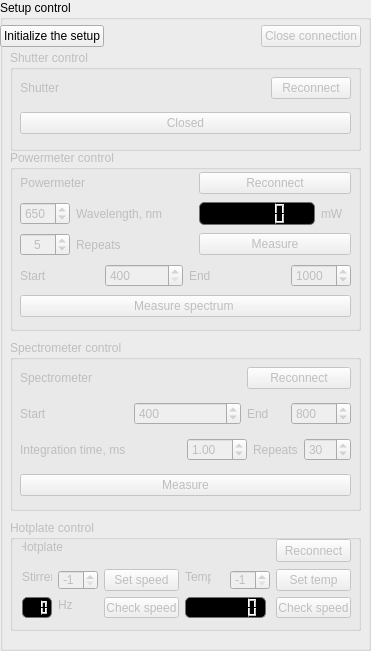
   <widget class="QGroupBox" name="groupBox_5">
    <property name="geometry">
     <rect>
      <x>390</x>
      <y>10</y>
      <width>371</width>
      <height>651</height>
     </rect>
    </property>
    <property name="title">
     <string>Setup control</string>
    </property>
    <widget class="QGroupBox" name="spectr_group">
     <property name="enabled">
      <bool>false</bool>
     </property>
     <property name="geometry">
      <rect>
       <x>10</x>
       <y>340</y>
       <width>351</width>
       <height>171</height>
      </rect>
     </property>
     <property name="title">
      <string>Spectrometer control</string>
     </property>
     <widget class="QWidget" name="layoutWidget">
      <property name="geometry">
       <rect>
        <x>10</x>
        <y>20</y>
        <width>331</width>
        <height>144</height>
       </rect>
      </property>
      <layout class="QGridLayout" name="gridLayout_5">
       <item row="0" column="0">
        <layout class="QHBoxLayout" name="horizontalLayout_5">
         <item>
          <widget class="QLabel" name="label_2">
           <property name="text">
            <string>Spectrometer</string>
           </property>
           <property name="alignment">
            <set>Qt::AlignRight|Qt::AlignTrailing|Qt::AlignVCenter</set>
           </property>
          </widget>
         </item>
         <item>
          <widget class="QLabel" name="spectr_LED">
           <property name="maximumSize">
            <size>
             <width>20</width>
             <height>20</height>
            </size>
           </property>
           <property name="text">
            <string/>
           </property>
           <property name="pixmap">
            <pixmap>icons/led_grey.png</pixmap>
           </property>
           <property name="scaledContents">
            <bool>true</bool>
           </property>
          </widget>
         </item>
         <item>
          <spacer name="horizontalSpacer_6">
           <property name="orientation">
            <enum>Qt::Horizontal</enum>
           </property>
           <property name="sizeHint" stdset="0">
            <size>
             <width>40</width>
             <height>20</height>
            </size>
           </property>
          </spacer>
         </item>
        </layout>
       </item>
       <item row="1" column="0">
        <layout class="QHBoxLayout" name="horizontalLayout_7">
         <item>
          <widget class="QLabel" name="label_4">
           <property name="text">
            <string>Start</string>
           </property>
          </widget>
         </item>
         <item>
          <widget class="QSpinBox" name="spectr_st_wl">
           <property name="minimumSize">
            <size>
             <width>60</width>
             <height>0</height>
            </size>
           </property>
           <property name="minimum">
            <number>200</number>
           </property>
           <property name="maximum">
            <number>1000</number>
           </property>
           <property name="value">
            <number>400</number>
           </property>
          </widget>
         </item>
        </layout>
       </item>
       <item row="1" column="1" colspan="2">
        <layout class="QHBoxLayout" name="horizontalLayout_6">
         <item>
          <widget class="QLabel" name="label_6">
           <property name="text">
            <string>End</string>
           </property>
          </widget>
         </item>
         <item>
          <widget class="QSpinBox" name="spectr_end_wl">
           <property name="minimumSize">
            <size>
             <width>60</width>
             <height>0</height>
            </size>
           </property>
           <property name="maximumSize">
            <size>
             <width>60</width>
             <height>16777215</height>
            </size>
           </property>
           <property name="minimum">
            <number>200</number>
           </property>
           <property name="maximum">
            <number>1100</number>
           </property>
           <property name="value">
            <number>800</number>
           </property>
          </widget>
         </item>
        </layout>
       </item>
       <item row="2" column="0" colspan="2">
        <layout class="QHBoxLayout" name="horizontalLayout_8">
         <item>
          <widget class="QLabel" name="label_8">
           <property name="text">
            <string>Integration time, ms</string>
           </property>
          </widget>
         </item>
         <item>
          <widget class="QDoubleSpinBox" name="spectr_intT">
           <property name="maximumSize">
            <size>
             <width>60</width>
             <height>16777215</height>
            </size>
           </property>
           <property name="decimals">
            <number>2</number>
           </property>
           <property name="minimum">
            <double>0.010000000000000</double>
           </property>
           <property name="maximum">
            <double>6000.000000000000000</double>
           </property>
           <property name="singleStep">
            <double>0.100000000000000</double>
           </property>
           <property name="value">
            <double>1.000000000000000</double>
           </property>
          </widget>
         </item>
        </layout>
       </item>
       <item row="2" column="2">
        <layout class="QHBoxLayout" name="horizontalLayout_9">
         <item>
          <widget class="QLabel" name="label_9">
           <property name="text">
            <string>Repeats</string>
           </property>
          </widget>
         </item>
         <item>
          <widget class="QSpinBox" name="spectr_repeats">
           <property name="minimum">
            <number>1</number>
           </property>
           <property name="maximum">
            <number>100</number>
           </property>
           <property name="value">
            <number>30</number>
           </property>
          </widget>
         </item>
        </layout>
       </item>
       <item row="3" column="0" colspan="3">
        <widget class="QPushButton" name="spectr_measure_B">
         <property name="minimumSize">
          <size>
           <width>30</width>
           <height>0</height>
          </size>
         </property>
         <property name="maximumSize">
          <size>
           <width>16777215</width>
           <height>16777215</height>
          </size>
         </property>
         <property name="text">
          <string>Measure</string>
         </property>
        </widget>
       </item>
       <item row="0" column="1" colspan="2">
        <widget class="QPushButton" name="spectr_connect_B">
         <property name="enabled">
          <bool>false</bool>
         </property>
         <property name="minimumSize">
          <size>
           <width>0</width>
           <height>0</height>
          </size>
         </property>
         <property name="text">
          <string>Reconnect</string>
         </property>
        </widget>
       </item>
      </layout>
     </widget>
    </widget>
    <widget class="QGroupBox" name="power_group">
     <property name="enabled">
      <bool>false</bool>
     </property>
     <property name="geometry">
      <rect>
       <x>10</x>
       <y>150</y>
       <width>351</width>
       <height>181</height>
      </rect>
     </property>
     <property name="styleSheet">
      <string notr="true"/>
     </property>
     <property name="title">
      <string>Powermeter control</string>
     </property>
     <widget class="QWidget" name="layoutWidget">
      <property name="geometry">
       <rect>
        <x>10</x>
        <y>20</y>
        <width>331</width>
        <height>151</height>
       </rect>
      </property>
      <layout class="QGridLayout" name="gridLayout_4">
       <item row="0" column="0" colspan="2">
        <layout class="QHBoxLayout" name="horizontalLayout_4">
         <item>
          <widget class="QLabel" name="label_7">
           <property name="text">
            <string>Powermeter</string>
           </property>
           <property name="alignment">
            <set>Qt::AlignRight|Qt::AlignTrailing|Qt::AlignVCenter</set>
           </property>
          </widget>
         </item>
         <item>
          <widget class="QLabel" name="power_LED">
           <property name="maximumSize">
            <size>
             <width>20</width>
             <height>20</height>
            </size>
           </property>
           <property name="text">
            <string/>
           </property>
           <property name="pixmap">
            <pixmap>icons/led_grey.png</pixmap>
           </property>
           <property name="scaledContents">
            <bool>true</bool>
           </property>
          </widget>
         </item>
         <item>
          <spacer name="horizontalSpacer_5">
           <property name="orientation">
            <enum>Qt::Horizontal</enum>
           </property>
           <property name="sizeHint" stdset="0">
            <size>
             <width>40</width>
             <height>20</height>
            </size>
           </property>
          </spacer>
         </item>
        </layout>
       </item>
       <item row="2" column="0">
        <widget class="QSpinBox" name="power_repeat">
         <property name="maximumSize">
          <size>
           <width>50</width>
           <height>16777215</height>
          </size>
         </property>
         <property name="alignment">
          <set>Qt::AlignCenter</set>
         </property>
         <property name="minimum">
          <number>1</number>
         </property>
         <property name="maximum">
          <number>100</number>
         </property>
         <property name="value">
          <number>5</number>
         </property>
        </widget>
       </item>
       <item row="4" column="0" colspan="4">
        <widget class="QPushButton" name="power_spectr_B">
         <property name="text">
          <string>Measure spectrum </string>
         </property>
        </widget>
       </item>
       <item row="1" column="2">
        <widget class="QLCDNumber" name="power_LCD">
         <property name="enabled">
          <bool>false</bool>
         </property>
         <property name="minimumSize">
          <size>
           <width>30</width>
           <height>0</height>
          </size>
         </property>
         <property name="baseSize">
          <size>
           <width>12</width>
           <height>0</height>
          </size>
         </property>
         <property name="font">
          <font>
           <pointsize>16</pointsize>
           <weight>50</weight>
           <bold>false</bold>
           <underline>false</underline>
           <strikeout>false</strikeout>
           <kerning>false</kerning>
          </font>
         </property>
         <property name="autoFillBackground">
          <bool>false</bool>
         </property>
         <property name="styleSheet">
          <string notr="true">background-color: rgb(0, 0, 0);
border: 2px solid rgb(113, 113, 113);
border-width: 1px;
border-radius: 5px;
color: rgb(255, 255, 255);</string>
         </property>
         <property name="frameShape">
          <enum>QFrame::NoFrame</enum>
         </property>
         <property name="frameShadow">
          <enum>QFrame::Sunken</enum>
         </property>
         <property name="lineWidth">
          <number>3</number>
         </property>
         <property name="midLineWidth">
          <number>3</number>
         </property>
         <property name="smallDecimalPoint">
          <bool>true</bool>
         </property>
         <property name="segmentStyle">
          <enum>QLCDNumber::Filled</enum>
         </property>
        </widget>
       </item>
       <item row="0" column="2" colspan="2">
        <widget class="QPushButton" name="power_connect_B">
         <property name="enabled">
          <bool>false</bool>
         </property>
         <property name="minimumSize">
          <size>
           <width>145</width>
           <height>0</height>
          </size>
         </property>
         <property name="text">
          <string>Reconnect</string>
         </property>
        </widget>
       </item>
       <item row="1" column="0">
        <widget class="QSpinBox" name="power_wl">
         <property name="maximumSize">
          <size>
           <width>50</width>
           <height>16777215</height>
          </size>
         </property>
         <property name="minimum">
          <number>400</number>
         </property>
         <property name="maximum">
          <number>1100</number>
         </property>
         <property name="value">
          <number>650</number>
         </property>
        </widget>
       </item>
       <item row="1" column="3">
        <widget class="QLabel" name="power_label">
         <property name="maximumSize">
          <size>
           <width>30</width>
           <height>16777215</height>
          </size>
         </property>
         <property name="text">
          <string>mW</string>
         </property>
        </widget>
       </item>
       <item row="3" column="0" colspan="4">
        <layout class="QHBoxLayout" name="horizontalLayout_14">
         <item>
          <layout class="QHBoxLayout" name="horizontalLayout_13">
           <item>
            <widget class="QLabel" name="label_12">
             <property name="text">
              <string>Start</string>
             </property>
            </widget>
           </item>
           <item>
            <widget class="QSpinBox" name="power_st_wl">
             <property name="minimumSize">
              <size>
               <width>60</width>
               <height>0</height>
              </size>
             </property>
             <property name="minimum">
              <number>400</number>
             </property>
             <property name="maximum">
              <number>1100</number>
             </property>
            </widget>
           </item>
          </layout>
         </item>
         <item>
          <layout class="QHBoxLayout" name="horizontalLayout_12">
           <item>
            <widget class="QLabel" name="label_11">
             <property name="text">
              <string>End</string>
             </property>
            </widget>
           </item>
           <item>
            <widget class="QSpinBox" name="power_end_wl">
             <property name="minimumSize">
              <size>
               <width>60</width>
               <height>0</height>
              </size>
             </property>
             <property name="maximumSize">
              <size>
               <width>60</width>
               <height>16777215</height>
              </size>
             </property>
             <property name="minimum">
              <number>400</number>
             </property>
             <property name="maximum">
              <number>1100</number>
             </property>
             <property name="value">
              <number>1000</number>
             </property>
            </widget>
           </item>
          </layout>
         </item>
        </layout>
       </item>
       <item row="2" column="2" colspan="2">
        <widget class="QPushButton" name="power_measure_B">
         <property name="text">
          <string>Measure</string>
         </property>
        </widget>
       </item>
       <item row="1" column="1">
        <widget class="QLabel" name="label_3">
         <property name="text">
          <string>Wavelength, nm</string>
         </property>
        </widget>
       </item>
       <item row="2" column="1">
        <widget class="QLabel" name="label_13">
         <property name="text">
          <string>Repeats</string>
         </property>
        </widget>
       </item>
      </layout>
     </widget>
    </widget>
    <widget class="QWidget" name="layoutWidget_4">
     <property name="geometry">
      <rect>
       <x>0</x>
       <y>20</y>
       <width>361</width>
       <height>32</height>
      </rect>
     </property>
     <layout class="QHBoxLayout" name="horizontalLayout_10">
      <item>
       <widget class="QPushButton" name="init_setup_B">
        <property name="text">
         <string>Initialize the setup</string>
        </property>
       </widget>
      </item>
      <item>
       <spacer name="horizontalSpacer_3">
        <property name="orientation">
         <enum>Qt::Horizontal</enum>
        </property>
        <property name="sizeHint" stdset="0">
         <size>
          <width>40</width>
          <height>20</height>
         </size>
        </property>
       </spacer>
      </item>
      <item>
       <widget class="QPushButton" name="close_setup_B">
        <property name="enabled">
         <bool>false</bool>
        </property>
        <property name="maximumSize">
         <size>
          <width>150</width>
          <height>16777215</height>
         </size>
        </property>
        <property name="text">
         <string>Close connection</string>
        </property>
       </widget>
      </item>
     </layout>
    </widget>
    <widget class="QGroupBox" name="shutter_group">
     <property name="enabled">
      <bool>false</bool>
     </property>
     <property name="geometry">
      <rect>
       <x>10</x>
       <y>50</y>
       <width>351</width>
       <height>101</height>
      </rect>
     </property>
     <property name="title">
      <string>Shutter control</string>
     </property>
     <widget class="QWidget" name="layoutWidget">
      <property name="geometry">
       <rect>
        <x>10</x>
        <y>20</y>
        <width>331</width>
        <height>71</height>
       </rect>
      </property>
      <layout class="QGridLayout" name="gridLayout_3">
       <item row="0" column="0">
        <layout class="QHBoxLayout" name="horizontalLayout_3">
         <item>
          <widget class="QLabel" name="label_5">
           <property name="text">
            <string>Shutter</string>
           </property>
           <property name="alignment">
            <set>Qt::AlignRight|Qt::AlignTrailing|Qt::AlignVCenter</set>
           </property>
          </widget>
         </item>
         <item>
          <widget class="QLabel" name="shutter_LED">
           <property name="maximumSize">
            <size>
             <width>20</width>
             <height>20</height>
            </size>
           </property>
           <property name="text">
            <string/>
           </property>
           <property name="pixmap">
            <pixmap>icons/led_grey.png</pixmap>
           </property>
           <property name="scaledContents">
            <bool>true</bool>
           </property>
          </widget>
         </item>
         <item>
          <spacer name="horizontalSpacer_4">
           <property name="orientation">
            <enum>Qt::Horizontal</enum>
           </property>
           <property name="sizeHint" stdset="0">
            <size>
             <width>40</width>
             <height>20</height>
            </size>
           </property>
          </spacer>
         </item>
        </layout>
       </item>
       <item row="0" column="1">
        <widget class="QPushButton" name="shutter_connect_B">
         <property name="enabled">
          <bool>false</bool>
         </property>
         <property name="text">
          <string>Reconnect</string>
         </property>
        </widget>
       </item>
       <item row="1" column="0" colspan="2">
        <widget class="QPushButton" name="shutter_B">
         <property name="text">
          <string>Closed</string>
         </property>
         <property name="checkable">
          <bool>true</bool>
         </property>
         <property name="checked">
          <bool>false</bool>
         </property>
        </widget>
       </item>
      </layout>
     </widget>
    </widget>
    <widget class="QGroupBox" name="hotplate_group">
     <property name="enabled">
      <bool>false</bool>
     </property>
     <property name="geometry">
      <rect>
       <x>10</x>
       <y>520</y>
       <width>351</width>
       <height>111</height>
      </rect>
     </property>
     <property name="title">
      <string>Hotplate control</string>
     </property>
     <widget class="QSpinBox" name="plate_temp">
      <property name="geometry">
       <rect>
        <x>220</x>
        <y>50</y>
        <width>40</width>
        <height>20</height>
       </rect>
      </property>
      <property name="minimumSize">
       <size>
        <width>40</width>
        <height>0</height>
       </size>
      </property>
      <property name="minimum">
       <number>-1</number>
      </property>
      <property name="maximum">
       <number>128</number>
      </property>
      <property name="value">
       <number>-1</number>
      </property>
     </widget>
     <widget class="QSpinBox" name="stirrer_speed">
      <property name="geometry">
       <rect>
        <x>48</x>
        <y>50</y>
        <width>40</width>
        <height>20</height>
       </rect>
      </property>
      <property name="minimumSize">
       <size>
        <width>40</width>
        <height>0</height>
       </size>
      </property>
      <property name="minimum">
       <number>-1</number>
      </property>
      <property name="maximum">
       <number>128</number>
      </property>
      <property name="value">
       <number>-1</number>
      </property>
     </widget>
     <widget class="QLabel" name="label_15">
      <property name="geometry">
       <rect>
        <x>12</x>
        <y>49</y>
        <width>30</width>
        <height>16</height>
       </rect>
      </property>
      <property name="text">
       <string>Stirrer</string>
      </property>
     </widget>
     <widget class="QLabel" name="label_10">
      <property name="geometry">
       <rect>
        <x>12</x>
        <y>19</y>
        <width>41</width>
        <height>16</height>
       </rect>
      </property>
      <property name="text">
       <string>Hotplate</string>
      </property>
      <property name="alignment">
       <set>Qt::AlignRight|Qt::AlignTrailing|Qt::AlignVCenter</set>
      </property>
     </widget>
     <widget class="QPushButton" name="hotplate_connect_B">
      <property name="enabled">
       <bool>false</bool>
      </property>
      <property name="geometry">
       <rect>
        <x>266</x>
        <y>19</y>
        <width>75</width>
        <height>23</height>
       </rect>
      </property>
      <property name="minimumSize">
       <size>
        <width>0</width>
        <height>0</height>
       </size>
      </property>
      <property name="text">
       <string>Reconnect</string>
      </property>
     </widget>
     <widget class="QLabel" name="label_16">
      <property name="geometry">
       <rect>
        <x>175</x>
        <y>49</y>
        <width>26</width>
        <height>16</height>
       </rect>
      </property>
      <property name="text">
       <string>Temp</string>
      </property>
     </widget>
     <widget class="QLabel" name="hotplate_LED">
      <property name="geometry">
       <rect>
        <x>59</x>
        <y>20</y>
        <width>20</width>
        <height>20</height>
       </rect>
      </property>
      <property name="maximumSize">
       <size>
        <width>20</width>
        <height>20</height>
       </size>
      </property>
      <property name="text">
       <string/>
      </property>
      <property name="pixmap">
       <pixmap>icons/led_grey.png</pixmap>
      </property>
      <property name="scaledContents">
       <bool>true</bool>
      </property>
     </widget>
     <widget class="QLCDNumber" name="temp_LCD">
      <property name="enabled">
       <bool>false</bool>
      </property>
      <property name="geometry">
       <rect>
        <x>175</x>
        <y>77</y>
        <width>81</width>
        <height>21</height>
       </rect>
      </property>
      <property name="minimumSize">
       <size>
        <width>30</width>
        <height>0</height>
       </size>
      </property>
      <property name="baseSize">
       <size>
        <width>12</width>
        <height>0</height>
       </size>
      </property>
      <property name="font">
       <font>
        <pointsize>16</pointsize>
        <weight>50</weight>
        <bold>false</bold>
        <underline>false</underline>
        <strikeout>false</strikeout>
        <kerning>false</kerning>
       </font>
      </property>
      <property name="autoFillBackground">
       <bool>false</bool>
      </property>
      <property name="styleSheet">
       <string notr="true">background-color: rgb(0, 0, 0);
border: 2px solid rgb(113, 113, 113);
border-width: 1px;
border-radius: 5px;
color: rgb(255, 255, 255);</string>
      </property>
      <property name="frameShape">
       <enum>QFrame::NoFrame</enum>
      </property>
      <property name="frameShadow">
       <enum>QFrame::Sunken</enum>
      </property>
      <property name="lineWidth">
       <number>3</number>
      </property>
      <property name="midLineWidth">
       <number>3</number>
      </property>
      <property name="smallDecimalPoint">
       <bool>true</bool>
      </property>
      <property name="digitCount">
       <number>6</number>
      </property>
      <property name="segmentStyle">
       <enum>QLCDNumber::Filled</enum>
      </property>
     </widget>
     <widget class="QPushButton" name="hotplate_check_temp_B">
      <property name="enabled">
       <bool>false</bool>
      </property>
      <property name="geometry">
       <rect>
        <x>266</x>
        <y>77</y>
        <width>75</width>
        <height>21</height>
       </rect>
      </property>
      <property name="minimumSize">
       <size>
        <width>0</width>
        <height>0</height>
       </size>
      </property>
      <property name="text">
       <string>Check speed</string>
      </property>
     </widget>
     <widget class="QPushButton" name="hotplate_check_speed_B">
      <property name="enabled">
       <bool>false</bool>
      </property>
      <property name="geometry">
       <rect>
        <x>94</x>
        <y>77</y>
        <width>75</width>
        <height>21</height>
       </rect>
      </property>
      <property name="minimumSize">
       <size>
        <width>0</width>
        <height>0</height>
       </size>
      </property>
      <property name="text">
       <string>Check speed</string>
      </property>
     </widget>
     <widget class="QLCDNumber" name="stirrer_LCD">
      <property name="enabled">
       <bool>false</bool>
      </property>
      <property name="geometry">
       <rect>
        <x>12</x>
        <y>77</y>
        <width>30</width>
        <height>21</height>
       </rect>
      </property>
      <property name="minimumSize">
       <size>
        <width>30</width>
        <height>0</height>
       </size>
      </property>
      <property name="baseSize">
       <size>
        <width>12</width>
        <height>0</height>
       </size>
      </property>
      <property name="font">
       <font>
        <pointsize>16</pointsize>
        <weight>50</weight>
        <bold>false</bold>
        <underline>false</underline>
        <strikeout>false</strikeout>
        <kerning>false</kerning>
       </font>
      </property>
      <property name="autoFillBackground">
       <bool>false</bool>
      </property>
      <property name="styleSheet">
       <string notr="true">background-color: rgb(0, 0, 0);
border: 2px solid rgb(113, 113, 113);
border-width: 1px;
border-radius: 5px;
color: rgb(255, 255, 255);</string>
      </property>
      <property name="frameShape">
       <enum>QFrame::NoFrame</enum>
      </property>
      <property name="frameShadow">
       <enum>QFrame::Sunken</enum>
      </property>
      <property name="lineWidth">
       <number>3</number>
      </property>
      <property name="midLineWidth">
       <number>3</number>
      </property>
      <property name="smallDecimalPoint">
       <bool>true</bool>
      </property>
      <property name="digitCount">
       <number>3</number>
      </property>
      <property name="segmentStyle">
       <enum>QLCDNumber::Filled</enum>
      </property>
     </widget>
     <widget class="QPushButton" name="hotplate_set_temp_B">
      <property name="enabled">
       <bool>false</bool>
      </property>
      <property name="geometry">
       <rect>
        <x>266</x>
        <y>49</y>
        <width>75</width>
        <height>22</height>
       </rect>
      </property>
      <property name="minimumSize">
       <size>
        <width>0</width>
        <height>0</height>
       </size>
      </property>
      <property name="text">
       <string>Set temp</string>
      </property>
     </widget>
     <widget class="QLabel" name="label_17">
      <property name="geometry">
       <rect>
        <x>48</x>
        <y>77</y>
        <width>16</width>
        <height>16</height>
       </rect>
      </property>
      <property name="text">
       <string>Hz</string>
      </property>
     </widget>
     <widget class="QPushButton" name="hotplate_set_speed_B">
      <property name="enabled">
       <bool>false</bool>
      </property>
      <property name="geometry">
       <rect>
        <x>94</x>
        <y>49</y>
        <width>75</width>
        <height>22</height>
       </rect>
      </property>
      <property name="minimumSize">
       <size>
        <width>0</width>
        <height>0</height>
       </size>
      </property>
      <property name="text">
       <string>Set speed</string>
      </property>
     </widget>
    </widget>
   </widget>
